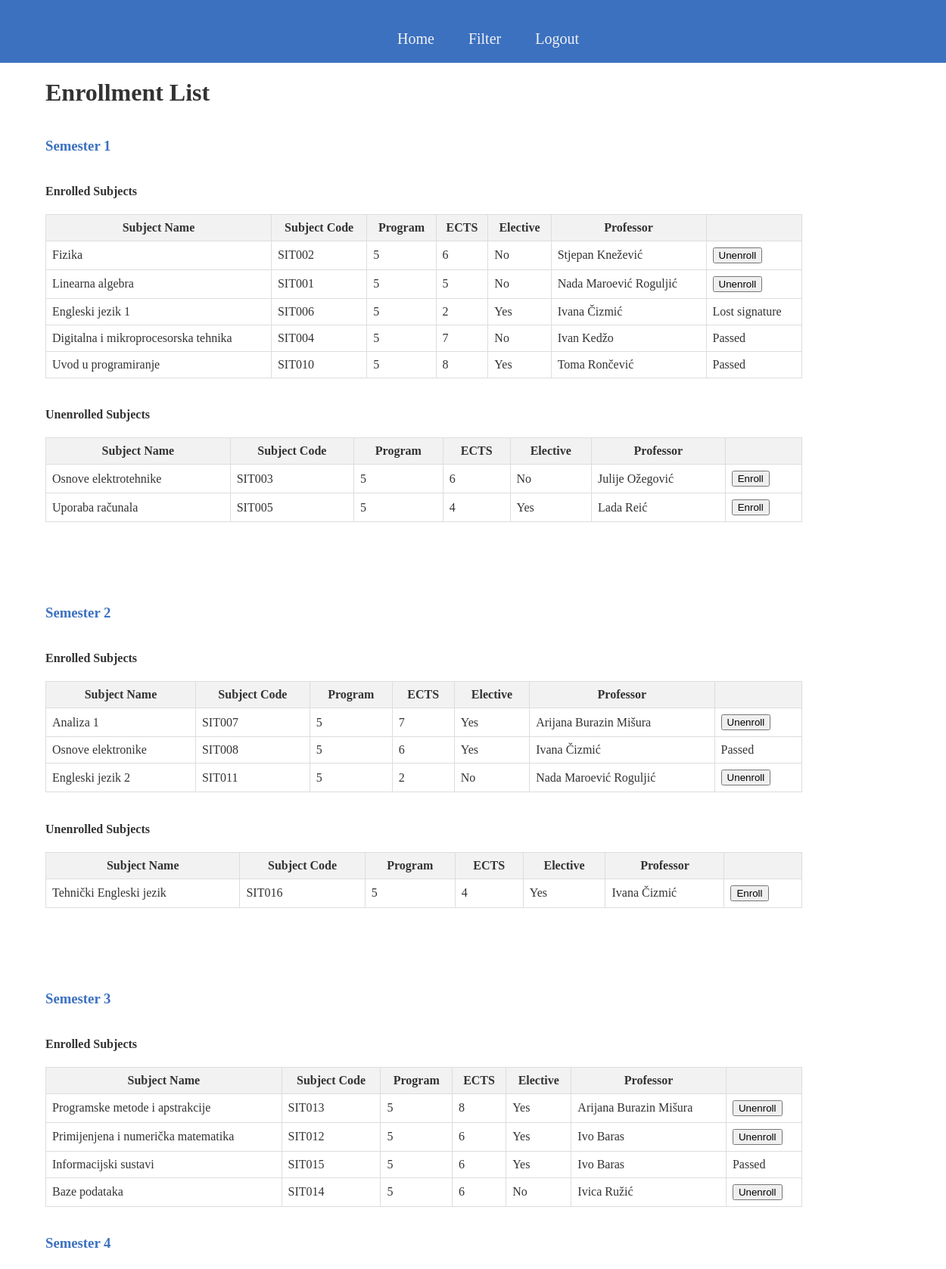
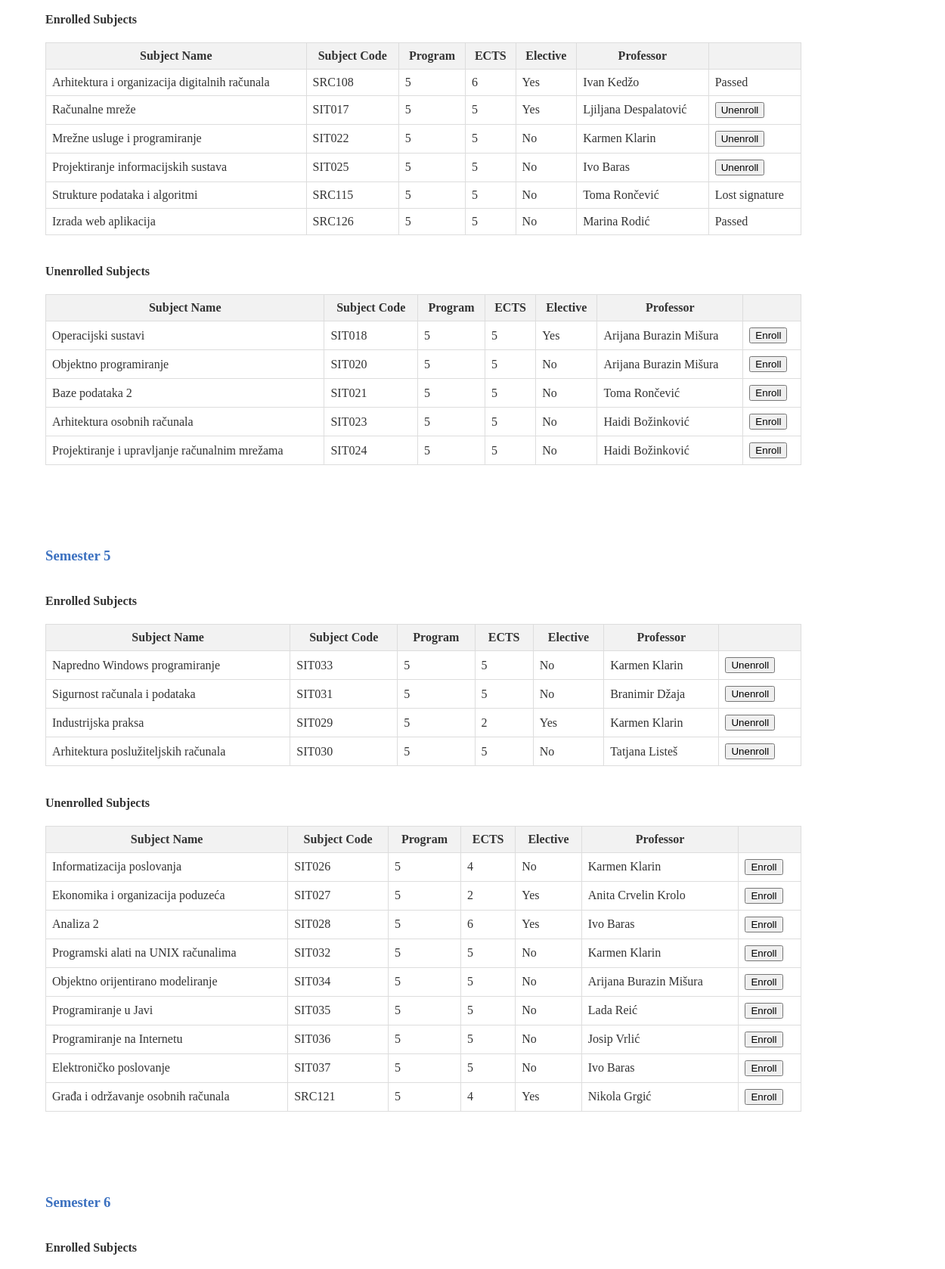
/izbornik/student/ (signed in, upper part), run on the app's committed database (2 pictures, top to bottom).
### app1/models.py (models this page shows, shortened)
class Predmeti(models.Model):
    name = models.CharField(max_length=30)
    kod = models.CharField(max_length=10)
    program = models.TextField()
    ects = models.IntegerField()
    sem_red = models.IntegerField()
    sem_izv = models.IntegerField()
    izborni = models.CharField(max_length=3)
    nositelj = models.ForeignKey(Korisnik, on_delete=models.CASCADE, blank="true", null="true")

class Korisnik(AbstractUser):
    role = models.ForeignKey(Uloge, on_delete=models.CASCADE, blank="true", null="true")
    status = models.ForeignKey(StatusStudenta, on_delete=models.CASCADE, blank="true", null="true")

### app1/decorators.py (the view)
    def wrapper(request,*args,**kwargs):
        if (request.user.role.role != 'Student'):
            return render(request,'error.html')
        else:
            return function(request,*args,**kwargs)

### app1/templates/izbornikStudent.html (shortened to what this page needs)
{% extends 'home.html' %}
{% block izbornikStudent %}
<header>
  <nav>
    <a href="{% url 'izbornik_student' %}">Home</a>
    <a href="{% url 'filter_subjects' %}">Filter</a>
    <a href="{% url 'logout' %}">Logout</a>
  </nav>
</header>
<h1>Enrollment List</h1>
{% for semester, subjects in semesters.items %}
  {% if subjects.enrolled_subjects or subjects.unenrolled_subjects %}
    <h3>Semester {{ semester }}</h3>
    {% if subjects.enrolled_subjects %}
      <h4>Enrolled Subjects</h4>
      <table>
        <thead>
          <tr>
            <th>Subject Name</th>
            <th>Subject Code</th>
            <th>Program</th>
            <th>ECTS</th>
            <th>Elective</th>
            <th>Professor</th>
            <th></th>
          </tr>
        </thead>
        <tbody>
          {% for subject in subjects.enrolled_subjects %}
            <tr>
              <td>{{ subject.name }}</td>
              <td>{{ subject.kod }}</td>
              <td>{{ subject.program }}</td>
              <td>{{ subject.ects }}</td>
              <td>
                {% if subject.izborni == '2' %}
                    Yes
                {% else %}
                    No
                {% endif %}
            </td>
              <td>{{ subject.nositelj.first_name }} {{ subject.nositelj.last_name }}</td>
              <td>
                {% if subject.enrollment_status == 'Položen' %}
                Passed
              {% elif subject.enrollment_status == 'Izgubljen potpis' %}
                Lost signature
              {% else %}
                <form action="{% url 'unenroll_subject' subject.id %}" method="POST">
                  <button type="submit">Unenroll</button>
                </form>
              {% endif %}
              </td>
            </tr>
          {% endfor %}
        </tbody>
      </table>
      <br>
    {% endif %}
    {% if subjects.unenrolled_subjects %}
      <h4>Unenrolled Subjects</h4>
      <table>
        <thead>
          <tr>
            <th>Subject Name</th>
            <th>Subject Code</th>
            <th>Program</th>
            <th>ECTS</th>
            <th>Elective</th>
            <th>Professor</th>
            <th></th>
          </tr>
        </thead>
        <tbody>
          {% for subject in subjects.unenrolled_subjects %}
            <tr>
              <td>{{ subject.name }}</td>
              <td>{{ subject.kod }}</td>
              <td>{{ subject.program }}</td>
              <td>{{ subject.ects }}</td>
              <td>
                {% if subject.izborni == '2' %}
                    Yes
                {% else %}
                    No
                {% endif %}
            </td>
              <td>{{ subject.nositelj.first_name }} {{ subject.nositelj.last_name }}</td>
              <td>
                <form action="{% url 'enroll_subject' subject.id %}" method="POST">
                  <button type="submit">Enroll</button>
                </form>
              </td>
            </tr>
          {% endfor %}
        </tbody>
      </table>
      <br><br><br><br><br>
    {% endif %}
  {% endif %}
{% endfor %}
{% endblock %}

### app1/templates/home.html (shortened to what this page needs)
<!DOCTYPE html>
<html lang="en">
<head>
</head>
<body>
    {% block izbornikStudent %}
    {% endblock %}
</body>
</html>

### app1/templates/izbornikStudent.html (style rules this page uses)
body { margin: 0; display: flex; flex-direction: column; color: #333; overflow-x: hidden; }
a { color: #f2f2f2; text-decoration: none; padding: 20px; }
header { background-color: #3c71c0; padding: 20px; text-align: center; width: 100%; font-size: 20px; }
nav { margin-top: 20px; }
h3 { margin-left: 60px; color: #3c71c0; }
h1, h4 { margin-left: 60px; }
table { margin-left: 60px; border-collapse: collapse; width: 80%; }
th, td { border: 1px solid #ddd; padding: 8px; }
th { background-color: #f2f2f2; }

### data on the page
Predmeti: name "Fizika", kod "SIT002", program "5", ects "6", izborni "No", nositelj.first_name "Stjepan", nositelj.last_name "Knežević", shows "Unenroll"
Predmeti: name "Linearna algebra", kod "SIT001", program "5", ects "5", izborni "No", nositelj.first_name "Nada", nositelj.last_name "Maroević Roguljić", shows "Unenroll"
Predmeti: name "Engleski jezik 1", kod "SIT006", program "5", ects "2", izborni "Yes", nositelj.first_name "Ivana", nositelj.last_name "Čizmić", shows "Lost signature"
Predmeti: name "Digitalna i mikroprocesorska tehnika", kod "SIT004", program "5", ects "7", izborni "No", nositelj.first_name "Ivan", nositelj.last_name "Kedžo", shows "Passed"
Predmeti: name "Uvod u programiranje", kod "SIT010", program "5", ects "8", izborni "Yes", nositelj.first_name "Toma", nositelj.last_name "Rončević", shows "Passed"
Predmeti: name "Osnove elektrotehnike", kod "SIT003", program "5", ects "6", izborni "No", nositelj.first_name "Julije", nositelj.last_name "Ožegović"
Predmeti: name "Uporaba računala", kod "SIT005", program "5", ects "4", izborni "Yes", nositelj.first_name "Lada", nositelj.last_name "Reić"
Predmeti: name "Analiza 1", kod "SIT007", program "5", ects "7", izborni "Yes", nositelj.first_name "Arijana", nositelj.last_name "Burazin Mišura", shows "Unenroll"
Predmeti: name "Osnove elektronike", kod "SIT008", program "5", ects "6", izborni "Yes", nositelj.first_name "Ivana", nositelj.last_name "Čizmić", shows "Passed"
Predmeti: name "Engleski jezik 2", kod "SIT011", program "5", ects "2", izborni "No", nositelj.first_name "Nada", nositelj.last_name "Maroević Roguljić", shows "Unenroll"
Predmeti: name "Tehnički Engleski jezik", kod "SIT016", program "5", ects "4", izborni "Yes", nositelj.first_name "Ivana", nositelj.last_name "Čizmić"
Predmeti: name "Programske metode i apstrakcije", kod "SIT013", program "5", ects "8", izborni "Yes", nositelj.first_name "Arijana", nositelj.last_name "Burazin Mišura", shows "Unenroll"
Predmeti: name "Primijenjena i numerička matematika", kod "SIT012", program "5", ects "6", izborni "Yes", nositelj.first_name "Ivo", nositelj.last_name "Baras", shows "Unenroll"
Predmeti: name "Informacijski sustavi", kod "SIT015", program "5", ects "6", izborni "Yes", nositelj.first_name "Ivo", nositelj.last_name "Baras", shows "Passed"
Predmeti: name "Baze podataka", kod "SIT014", program "5", ects "6", izborni "No", nositelj.first_name "Ivica", nositelj.last_name "Ružić", shows "Unenroll"
Predmeti: name "Arhitektura i organizacija digitalnih računala", kod "SRC108", program "5", ects "6", izborni "Yes", nositelj.first_name "Ivan", nositelj.last_name "Kedžo", shows "Passed"
Predmeti: name "Računalne mreže", kod "SIT017", program "5", ects "5", izborni "Yes", nositelj.first_name "Ljiljana", nositelj.last_name "Despalatović", shows "Unenroll"
Predmeti: name "Mrežne usluge i programiranje", kod "SIT022", program "5", ects "5", izborni "No", nositelj.first_name "Karmen", nositelj.last_name "Klarin", shows "Unenroll"
Predmeti: name "Projektiranje informacijskih sustava", kod "SIT025", program "5", ects "5", izborni "No", nositelj.first_name "Ivo", nositelj.last_name "Baras", shows "Unenroll"
Predmeti: name "Strukture podataka i algoritmi", kod "SRC115", program "5", ects "5", izborni "No", nositelj.first_name "Toma", nositelj.last_name "Rončević", shows "Lost signature"
Predmeti: name "Izrada web aplikacija", kod "SRC126", program "5", ects "5", izborni "No", nositelj.first_name "Marina", nositelj.last_name "Rodić", shows "Passed"
Predmeti: name "Operacijski sustavi", kod "SIT018", program "5", ects "5", izborni "Yes", nositelj.first_name "Arijana", nositelj.last_name "Burazin Mišura"
Predmeti: name "Objektno programiranje", kod "SIT020", program "5", ects "5", izborni "No", nositelj.first_name "Arijana", nositelj.last_name "Burazin Mišura"
Predmeti: name "Baze podataka 2", kod "SIT021", program "5", ects "5", izborni "No", nositelj.first_name "Toma", nositelj.last_name "Rončević"
Predmeti: name "Arhitektura osobnih računala", kod "SIT023", program "5", ects "5", izborni "No", nositelj.first_name "Haidi", nositelj.last_name "Božinković"
Predmeti: name "Projektiranje i upravljanje računalnim mrežama", kod "SIT024", program "5", ects "5", izborni "No", nositelj.first_name "Haidi", nositelj.last_name "Božinković"
Predmeti: name "Napredno Windows programiranje", kod "SIT033", program "5", ects "5", izborni "No", nositelj.first_name "Karmen", nositelj.last_name "Klarin", shows "Unenroll"
Predmeti: name "Sigurnost računala i podataka", kod "SIT031", program "5", ects "5", izborni "No", nositelj.first_name "Branimir", nositelj.last_name "Džaja", shows "Unenroll"
Predmeti: name "Industrijska praksa", kod "SIT029", program "5", ects "2", izborni "Yes", nositelj.first_name "Karmen", nositelj.last_name "Klarin", shows "Unenroll"
Predmeti: name "Arhitektura poslužiteljskih računala", kod "SIT030", program "5", ects "5", izborni "No", nositelj.first_name "Tatjana", nositelj.last_name "Listeš", shows "Unenroll"
Predmeti: name "Informatizacija poslovanja", kod "SIT026", program "5", ects "4", izborni "No", nositelj.first_name "Karmen", nositelj.last_name "Klarin"
Predmeti: name "Ekonomika i organizacija poduzeća", kod "SIT027", program "5", ects "2", izborni "Yes", nositelj.first_name "Anita", nositelj.last_name "Crvelin Krolo"
Predmeti: name "Analiza 2", kod "SIT028", program "5", ects "6", izborni "Yes", nositelj.first_name "Ivo", nositelj.last_name "Baras"
Predmeti: name "Programski alati na UNIX računalima", kod "SIT032", program "5", ects "5", izborni "No", nositelj.first_name "Karmen", nositelj.last_name "Klarin"
Predmeti: name "Objektno orijentirano modeliranje", kod "SIT034", program "5", ects "5", izborni "No", nositelj.first_name "Arijana", nositelj.last_name "Burazin Mišura"
Predmeti: name "Programiranje u Javi", kod "SIT035", program "5", ects "5", izborni "No", nositelj.first_name "Lada", nositelj.last_name "Reić"
Predmeti: name "Programiranje na Internetu", kod "SIT036", program "5", ects "5", izborni "No", nositelj.first_name "Josip", nositelj.last_name "Vrlić"
Predmeti: name "Elektroničko poslovanje", kod "SIT037", program "5", ects "5", izborni "No", nositelj.first_name "Ivo", nositelj.last_name "Baras"
Predmeti: name "Građa i održavanje osobnih računala", kod "SRC121", program "5", ects "4", izborni "Yes", nositelj.first_name "Nikola", nositelj.last_name "Grgić"

### other printed values
{{ semester }} "1" "2" "3" "4" "5" "6"
